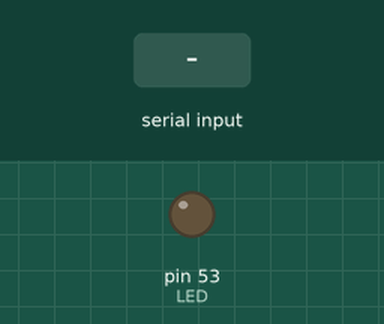
A sketch run on a simulated Arduino Mega 2560, built with avr-gcc and run on an emulated ATmega2560. Parts: output pins drawn as LEDs (lit = HIGH). Inputs (shaded band) come from the test bench.

Above: at 1.2 s.
1.3 s: "1" received over Serial
At 2.3 s:
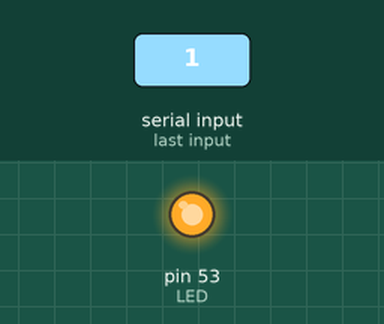
2.8 s: "0" received over Serial
At 3.4 s:
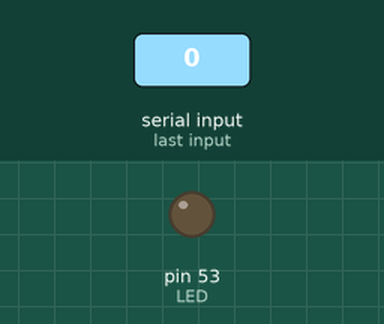
Timing chart, 0 to 5.8 s (numbered marks = the images above; inputs shaded):
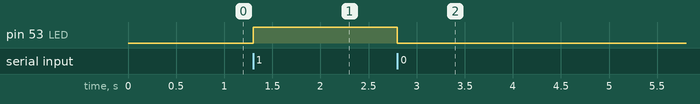

The sketch:

minecraft_arduino.ino
```cpp
#define LED 53 //Change this to your arduino PIN

int input_byte = 0;

void setup() {

  Serial.begin(9600);
  pinMode(LED, OUTPUT);
  digitalWrite(LED, LOW);
}

void loop() {

  input_byte = Serial.read();

  if(input_byte == '0') {
    digitalWrite(LED, LOW);
  }
  else if(input_byte == '1'){
    digitalWrite(LED, HIGH);
  }

}
```

Measured:
- after the input at 1.3 s, pin 53 (LED): LOW → HIGH at once
- after the input at 2.8 s, pin 53 (LED): HIGH → LOW at once
